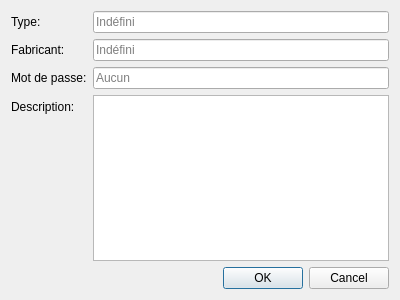
<?xml version="1.0" encoding="UTF-8"?>
<ui version="4.0">
 <class>VueAppareil</class>
 <widget class="QDialog" name="VueAppareil">
  <property name="geometry">
   <rect>
    <x>0</x>
    <y>0</y>
    <width>400</width>
    <height>300</height>
   </rect>
  </property>
  <property name="windowTitle">
   <string>Dialog</string>
  </property>
  <layout class="QVBoxLayout" name="verticalLayout">
   <item>
    <layout class="QFormLayout" name="formLayout">
     <item row="0" column="0">
      <widget class="QLabel" name="etiquetteType">
       <property name="text">
        <string>Type:</string>
       </property>
      </widget>
     </item>
     <item row="0" column="1">
      <widget class="QLineEdit" name="champType">
       <property name="readOnly">
        <bool>true</bool>
       </property>
       <property name="placeholderText">
        <string>Indéfini</string>
       </property>
      </widget>
     </item>
     <item row="1" column="0">
      <widget class="QLabel" name="etiquetteFabricant">
       <property name="text">
        <string>Fabricant:</string>
       </property>
      </widget>
     </item>
     <item row="1" column="1">
      <widget class="QLineEdit" name="champFabricant">
       <property name="readOnly">
        <bool>true</bool>
       </property>
       <property name="placeholderText">
        <string>Indéfini</string>
       </property>
      </widget>
     </item>
     <item row="2" column="1">
      <widget class="QLineEdit" name="champMDP">
       <property name="readOnly">
        <bool>true</bool>
       </property>
       <property name="placeholderText">
        <string>Aucun</string>
       </property>
      </widget>
     </item>
     <item row="2" column="0">
      <widget class="QLabel" name="etiquetteMDP">
       <property name="text">
        <string>Mot de passe:</string>
       </property>
      </widget>
     </item>
     <item row="3" column="0">
      <widget class="QLabel" name="etiquetteDescription">
       <property name="text">
        <string>Description:</string>
       </property>
      </widget>
     </item>
     <item row="3" column="1">
      <widget class="QTextEdit" name="champDescription">
       <property name="readOnly">
        <bool>true</bool>
       </property>
      </widget>
     </item>
    </layout>
   </item>
   <item>
    <widget class="QDialogButtonBox" name="buttonBox">
     <property name="standardButtons">
      <set>QDialogButtonBox::Cancel|QDialogButtonBox::Ok</set>
     </property>
    </widget>
   </item>
  </layout>
 </widget>
 <resources/>
 <connections>
  <connection>
   <sender>buttonBox</sender>
   <signal>accepted()</signal>
   <receiver>VueAppareil</receiver>
   <slot>accept()</slot>
   <hints>
    <hint type="sourcelabel">
     <x>199</x>
     <y>277</y>
    </hint>
    <hint type="destinationlabel">
     <x>199</x>
     <y>149</y>
    </hint>
   </hints>
  </connection>
  <connection>
   <sender>buttonBox</sender>
   <signal>rejected()</signal>
   <receiver>VueAppareil</receiver>
   <slot>reject()</slot>
   <hints>
    <hint type="sourcelabel">
     <x>199</x>
     <y>277</y>
    </hint>
    <hint type="destinationlabel">
     <x>199</x>
     <y>149</y>
    </hint>
   </hints>
  </connection>
 </connections>
</ui>
